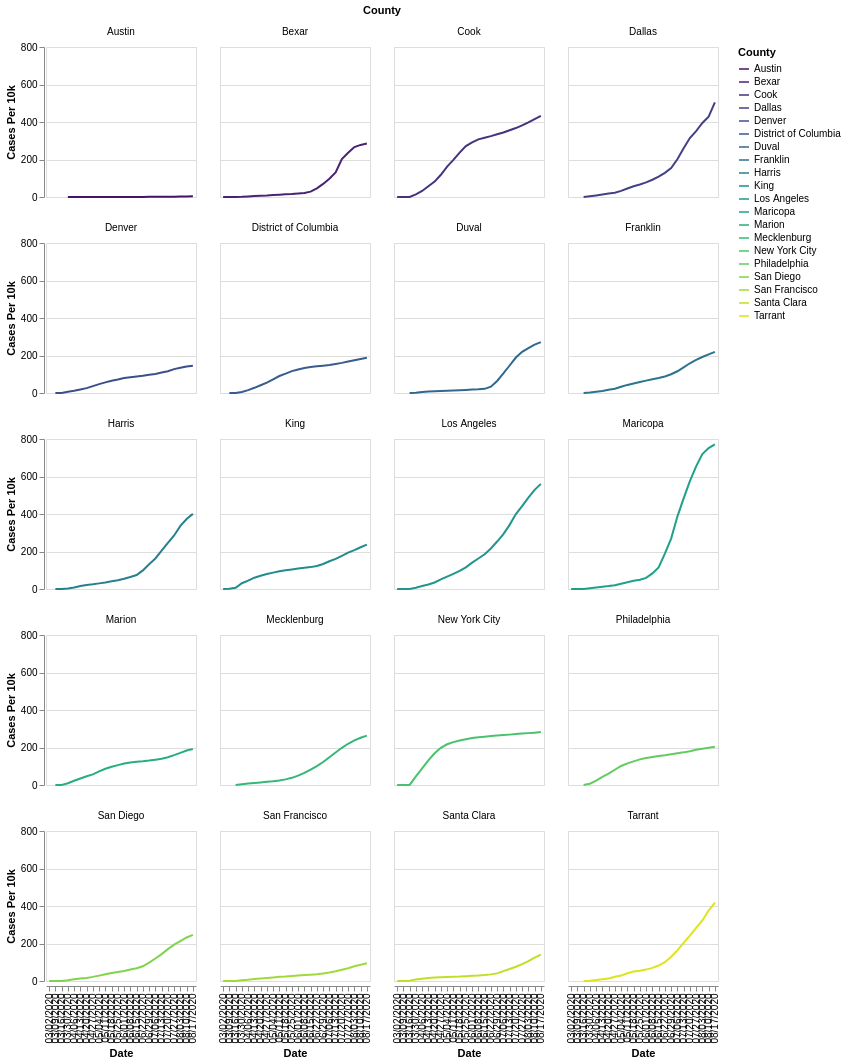

Write a Vega-Lite specification for this figure.
### Vega-Lite specification from a JSON file in a GitHub repository (floating-point values rounded to 4 significant figures; data arrays with more than 128 entries replaced by an {"elided": "..."} marker saying what was removed)
{"config": {"view": {"continuousWidth": 400, "continuousHeight": 300}}, "data": {"name": "data-e20739c98bc9e14f87fc2752eb92d271"}, "facet": {"type": "nominal", "field": "County"}, "spec": {"mark": "line", "encoding": {"color": {"type": "nominal", "field": "County", "scale": {"scheme": "viridis"}}, "x": {"type": "ordinal", "field": "Date"}, "y": {"type": "quantitative", "field": "Cases Per 10k"}}, "height": 150, "width": 150}, "columns": 4, "$schema": "https://vega.github.io/schema/vega-lite/v4.8.1.json", "datasets": {"data-e20739c98bc9e14f87fc2752eb92d271": {"elided": "461 records"}}}
